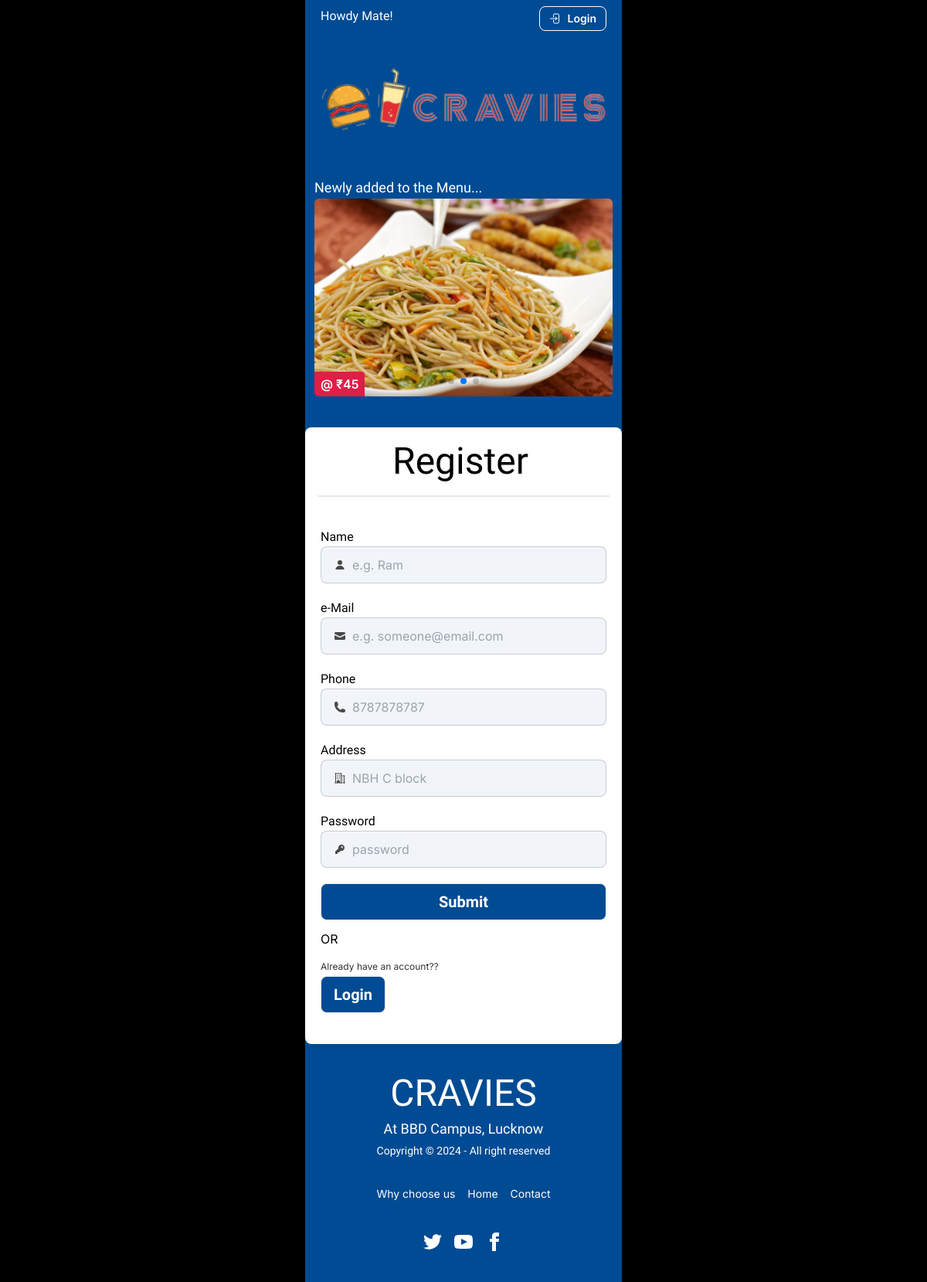
Screenshot of /register/ with the database file from the repository.
### Store/models.py (models this page shows, shortened)
class Product(models.Model):
    shop = models.ForeignKey(Shop, on_delete=models.CASCADE, null=True, blank=True)
    name = models.CharField(max_length=50)
    price = models.IntegerField(default=0)
    product_ctgry = models.ForeignKey(Category, on_delete=models.CASCADE, default=1)
    description = models.TextField(blank=True, max_length=300)
    image = models.ImageField(upload_to="uploads/products/")
    offer_discounts = models.IntegerField(default=0)
    availibility = models.BooleanField(default=True)
    last_modified = models.DateTimeField(auto_now_add=True)
    visibility = models.BooleanField(default=True)

### Store/views.py (the view, shortened to what this page needs)
# urls.py: path('register/', views.RegisterUser.as_view()),
class RegisterUser(View):
    def get(self, request):
        NEW_IN_THE_MENU = models.NewInTheMenu.objects.all()[0].name.all()
        registerForm = forms.RegisterForm()
        return render(request, "store/register.html", {"registerForm":registerForm,"NEW_IN_THE_MENU":NEW_IN_THE_MENU})

### Store/forms.py (shortened to what this page needs)
class RegisterForm(forms.Form):
    name = forms.CharField(label="Name", required=True,widget=forms.TextInput(attrs={'class':' grow', 'placeholder':'e.g. Ram'}))
    email = forms.CharField(label="e-Mail",required=True,widget=forms.EmailInput(attrs={'class':' grow', 'placeholder':'e.g. someone@email.com'}) )
    phone = forms.CharField(label="Phone", required=True, widget=forms.TextInput(attrs={'class':' grow', 'placeholder':'8787878787 '}))
    address = forms.CharField(label="Address", required=True,widget=forms.TextInput(attrs={'class':' grow', 'placeholder':'NBH C block'}))
    password = forms.CharField(label="Password",required=True,widget=forms.PasswordInput(attrs={'class':' grow', 'placeholder':'password'}))

### templates/store/register.html (shortened to what this page needs)
{% extends 'store/base.html' %}
{% block content %}
    <div class="px-3 pb-10 text-white">
        {% include 'store/header.html' %}
        {% include 'store/sweeper.html' %}
    </div>
    <div class="login bg-white text-black rounded-lg">
        <div class="flex items-center justify-center border-b-2 py-3 mx-4">
            <h2 class="text-5xl Cookie pe-2 my-2 ">Register</h2>
        </div>
        <form class="py-10 px-5 form-control" method="post" action="#">
            <span class="teachers">{{ registerForm.name.label }} {{ registerForm.name.errors }}</span> </span>
            <label class="input bg-slate-100 input-bordered flex items-center gap-2 mb-5">
                <svg xmlns="http://www.w3.org/2000/svg" viewBox="0 0 16 16" fill="currentColor" class="w-4 h-4 opacity-70"><path d="M8 8a3 3 0 1 0 0-6 3 3 0 0 0 0 6ZM12.735 14c.618 0 1.093-.561.872-1.139a6.002 6.002 0 0 0-11.215 0c-.22.578.254 1.139.872 1.139h9.47Z" /></svg>
                {{ registerForm.name }}
            </label>
            <span class="teachers">{{ registerForm.email.label }} </span>
            <label class="input bg-slate-100 input-bordered flex items-center gap-2 mb-5">
                {{ registerForm.email }}
            </label>
            <span class="teachers">{{ registerForm.phone.label }}  </span>
            <label class="input bg-slate-100 input-bordered flex items-center gap-2 mb-5">
                {{ registerForm.phone }}
            </label>
            <span class="teachers">{{ registerForm.address.label }} </span>
            <label class="input bg-slate-100 input-bordered flex items-center gap-2 mb-5">
                {{ registerForm.address }}
            </label>
            <span class="teachers">{{ registerForm.password.label }}</span>
            <label class="input bg-slate-100 input-bordered flex items-center gap-2 mb-5">
                {{ registerForm.password }}
            </label>
            <button type="submit" class="btn w-full bg-Canteen hover:bg-Canteen/80 text-white teachers text-xl">Submit</button>
            <p class="my-3">OR</p>
            <p class="my-1 text-xs opacity-80">Already have an account??</p>
            <a href="/login"><button type="button" class="btn bg-Canteen hover:bg-Canteen/80 text-white teachers text-xl">Login</button></a>
        </form>
    </div>
    {% include 'store/footer.html' %}
{% endblock %}

### templates/store/sweeper.html
{% load static %}
<div class="slider">
    <h3 class="teachers text-lg">Newly added to the Menu...</h3>
    <div class="swiper rounded-md">
        <div class="swiper-wrapper">
            {% for item in NEW_IN_THE_MENU %}
            <div class="swiper-slide">
                <div class="relative h-64 w-full">
                    <img src="{{item.image.url}}" alt="get net" class="h-full w-full object-fit">
                    <span class="absolute bg-rose-600 py-1 px-2 rounded-tr left-0 bottom-0 Inter font-semibold">@ ₹{{item.price}} </span>
                </div>
            </div>
            {% endfor %}
        </div>
        <div class="swiper-pagination"></div>
    </div>
</div>

### rows the page displays
Product: image (picture), price "45"

### other values shown
{{ registerForm.name.label }} "Name"
{{ registerForm.email.label }} "e-Mail"
{{ registerForm.phone.label }} "Phone"
{{ registerForm.address.label }} "Address"
{{ registerForm.password.label }} "Password"
